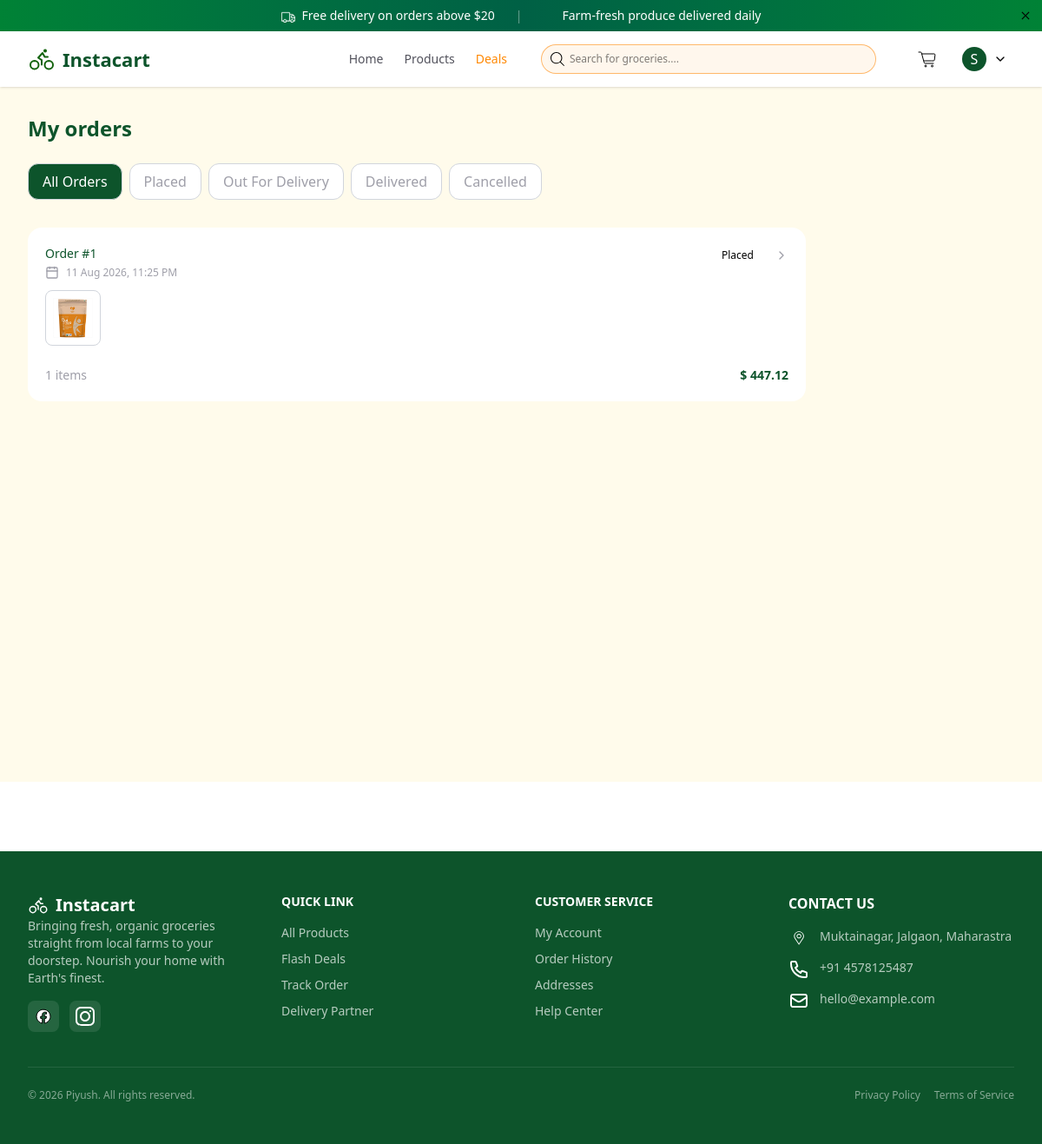
/orders/ (signed in), run on an earlier commit of the app's database.
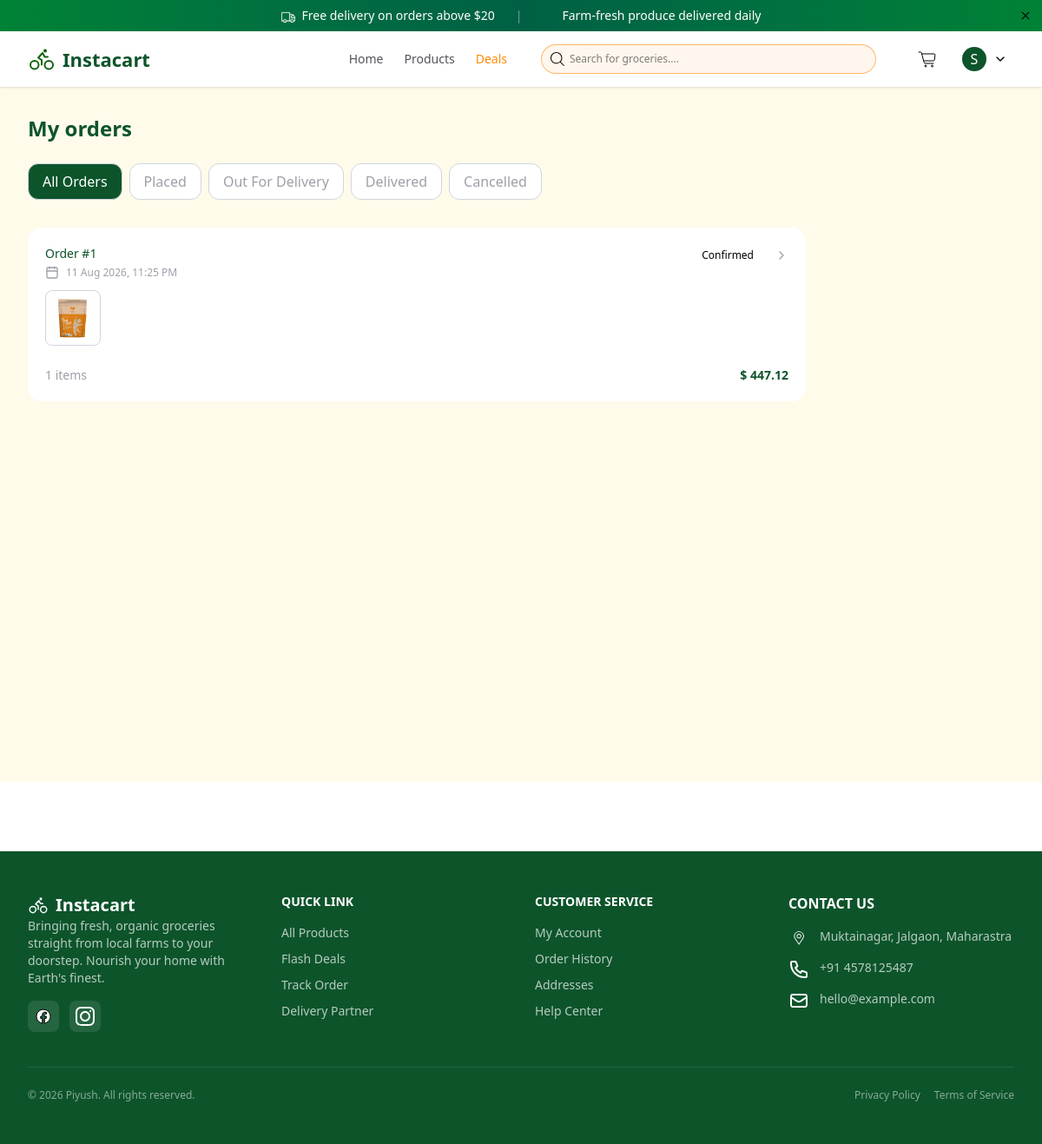
And on a later commit of the database.
### FeaturesApp/models.py (models this page shows, shortened)
class Order(models.Model):
    STATUS_CHOICES = (
        ("Placed", "Placed"),
        ("Confirmed", "Confirmed"),
        ('Assigned', 'Assigned'),
        ("Packed", "Packed"),
        ("Out for Delivery", "Out for Delivery"),
        ("Delivered", "Delivered"),
        ("Cancelled", "Cancelled"),
    )
    PAYMENT_METHODS = (
        ("card", "Card"),
        ("cash", "Cash"),
    )
    user = models.ForeignKey(settings.AUTH_USER_MODEL, on_delete=models.CASCADE, related_name="order")
    shipping_address = models.ForeignKey(Address, on_delete=models.CASCADE, related_name="order")
    payment_method = models.CharField(max_length=20, choices=PAYMENT_METHODS, default='card')
    subtotal = models.DecimalField(max_digits=10, decimal_places=2)
    delivery_fee = models.DecimalField(max_digits=10, decimal_places=2, default=0)
    tax = models.DecimalField(max_digits=10, decimal_places=2, default=0)
    total = models.DecimalField(max_digits=10, decimal_places=2)
    status = models.CharField(max_length=30, choices=STATUS_CHOICES, default='Placed')
    delivery_partner = models.ForeignKey(DeliveryPartner, on_delete=models.SET_NULL, null=True, blank=True, related_name="order")
    delivery_otp = models.CharField(max_length=6, blank=True, default='')
    live_location = models.JSONField(blank=True, null=True)
    is_paid = models.BooleanField(default=False)
    created_at = models.DateTimeField(auto_now_add=True)
    updated_at = models.DateTimeField(auto_now=True)

### FeaturesApp/views.py (the view)
# urls.py: path("orders/", MyOrders, name="MyOrders"),
@login_required(login_url='Login')
def MyOrders(request):
    activeTab = request.GET.get('activeTab','All Orders')
    if activeTab == 'All Orders':
        orders = Order.objects.filter(user=request.user)
    elif activeTab == 'Placed':
        orders = Order.objects.filter(user=request.user, status__in=[ 'Placed', 'Confirmed', 'Assigned', 'Packed'])
    else:
        orders = Order.objects.filter(user=request.user, status=activeTab)
    statusCol = statusColors()
    for order in orders:
        order.statusColour = statusCol.get(order.status, 'bg-gray-100 text-gray-700') # will raise error for unexpeted status
        order.itemsExtraCount = max(order.items.count()-4, 0)
    context={
        'cart':cart(request),
        'orders':orders.prefetch_related('items__product').order_by('-created_at'),
        'tabs':['All Orders', 'Placed', 'Out For Delivery', 'Delivered', 'Cancelled'],
        'activeTab':activeTab,
        'statusColours':statusCol,
    }
    return render(request, "MyOrders.html", context=context)

### FeaturesApp/dummyData.py (called while the page is built)
def statusColors():
    return {
        'Placed': "bg-blue-100 text-blue-700",
        'Confirmed': "bg-indigo-100 text-indigo-700",
        'Packed': "bg-purple-100 text-purple-700",
        "Out for Delivery": "bg-orange-400/10 text-orange-400",
        'Delivered': "bg-green-100 text-green-700",
        'Cancelled': "bg-red-100 text-red-700",
    }

### FeaturesApp/views.py (called while the page is built, shortened)
def cart(request):
    cart_items = []
    cart_total = Decimal('0')
    cart_count = 0
    if request.user.is_authenticated:
        items = CartItem.objects.filter(user=request.user)
    delivery_fee = Decimal('0')
    if cart_total <= Decimal('20'):
        delivery_fee = Decimal(1.99)
    tax = cart_total * Decimal(0.08)
    tax = round(tax, 2)
    context = {
        "cart_items":cart_items,
        "cart_total":cart_total,
        "cart_count":cart_count,
        "grand_total": cart_total + delivery_fee,
        "delivery_fee":delivery_fee,
        'tax':tax,
        'last_total': cart_total + delivery_fee + tax,
    }
    return context

### theme/templates/MyOrders.html (shortened to what this page needs)
{% extends 'AppLayout.html' %}
{% block content %}
    <div class="min-h-screen bg-amber-50 mb-20">
        <div class="max-w-7xl mx-auto px-4 sm:px-6 lg:px-8 py-8">
            <h1 class="text-2xl font-semibold text-green-900 mb-6">My orders</h1>
            <div class="flex gap-2 mb-6 overflow-x-auto pb-2">
                {% for tab in tabs %}
                    <a href=" {% url 'MyOrders' %}?activeTab={{ tab }}">
                        <button class=" px-4 py-2 tex-sm font-medium rounded-xl whitespace-nowrap transition-colors border border-gray-300
                        {% if activeTab == tab %}
                            bg-green-900 text-white
                        {% else %}
                            bg-white text-zinc-400 hover:bg-amber-200
                        {% endif %}
                        ">
                        {{ tab }}
                        </button>
                    </a>
                {% endfor %}
            </div>
            {% if orders|length == 0 %}
                <div class="text-center py-16">
                    <i data-lucide="package" class="size-16 text-zinc-400 mx-auto mb-4"></i>
                    <h2 class="text-lg font-medium text-green-900 mb-2">No orders yet</h2>
                    <p class="text-sm text-zinc-400 mb-4">Start shopping to see your orders here</p>
                    <a href="{% url 'Products' %}" class="inline-flex px-4 py-2 bg-green-900 text-white text-sm rounded-lg">
                        Start Shopping
                    </a>
                </div>
            {% else %}
                <div class="space-y-4">
                    {% for order in orders %}
                        <a href="{% url 'OrderTracking' order.id %}" class="block max-w-4xl bg-white rounded-2xl p-5 hover:shadow transition-all">
                            <div class="flex items-start justify-between mb-3">
                                <div class="">
                                    <p class="text-sm font-medium text-green-900">Order #{{ order.id|slice:"-8:"|upper }}</p>
                                    <div class="flex items-center gap-2 mt-1">
                                        <i data-lucide="calendar" class="size-4 text-zinc-400"></i>
                                        <span class="text-xs text-zinc-400">{{ order.created_at|date:"d M Y, h:i A" }}</span>
                                    </div>
                                </div>
                                <div class="flex items-center gap-2">
                                    <span class="px-4 py-1 text-xs font-medium rounded-full {{ order.statusColour }}">
                                        {{ order.status }}
                                    </span>
                                    <i data-lucide="chevron-right" class="size-4 text-zinc-400"></i>
                                </div>
                            </div>
                            <div class="flex items-center gap-2 mb-3">
                                {% for item in order.items.all|slice:':4' %}
                                    <img src="{{ item.product.image.url }}" alt="{{ item.product.name }}" class="size-12 sm:size-16 rounded-lg object-cover border border-gray-300">
                                {% endfor %}
                            </div>
                            <div class="flex justify-between items-center pt-3 text-sm">
                                <span class="text-zinc-400">{{ order.items.all|length }} items</span>
                                <span class="font-semibold text-green-900">$ {{ order.total }}</span>
                            </div>
                        </a>
                    {% endfor %}
                </div>
            {% endif %}
        </div>
    </div>
{% endblock content %}

What changed in the data, as far as the page shows it:
changed Order id 1: status "Placed" → "Confirmed"
